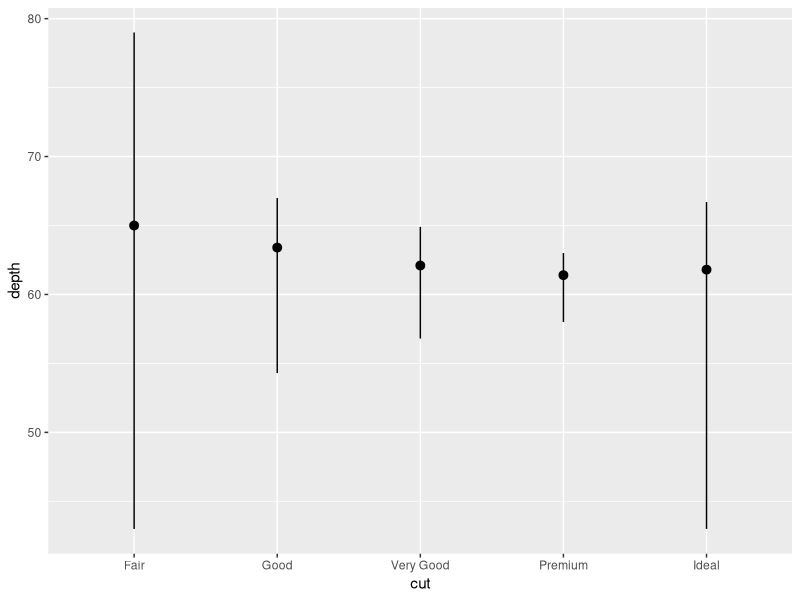
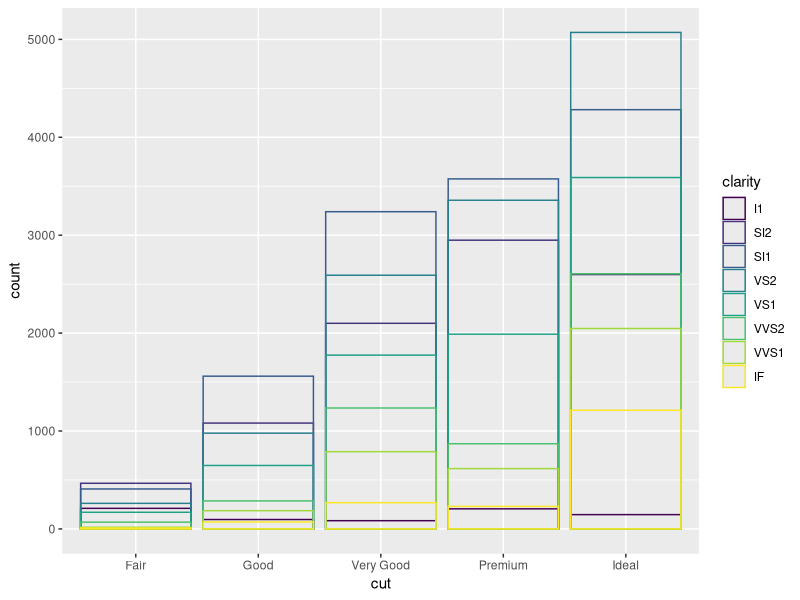
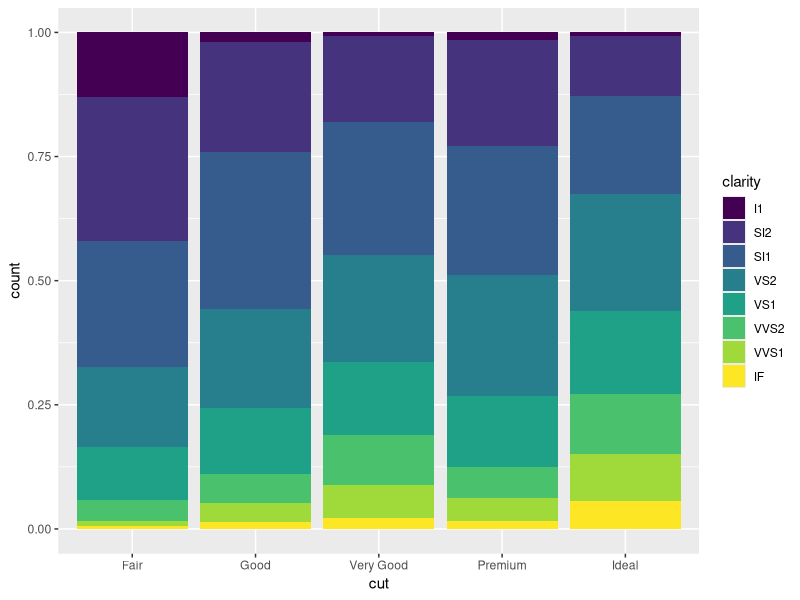
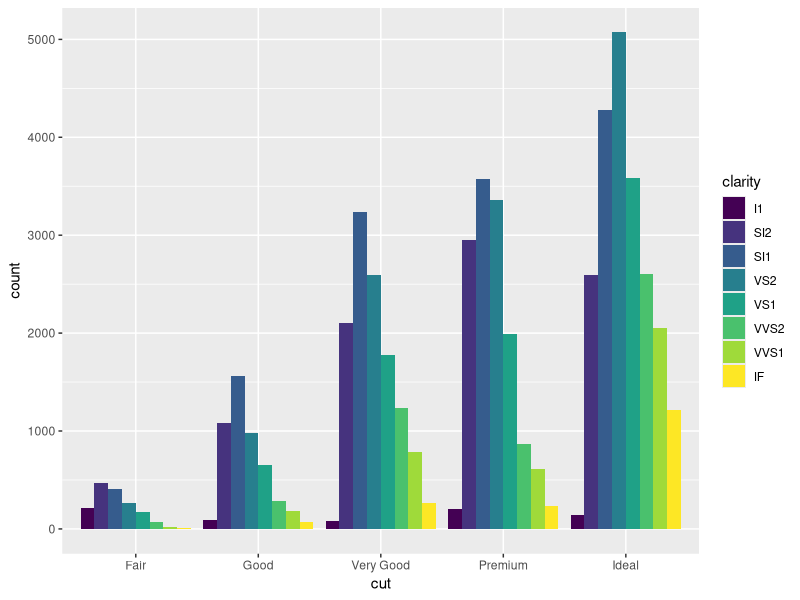
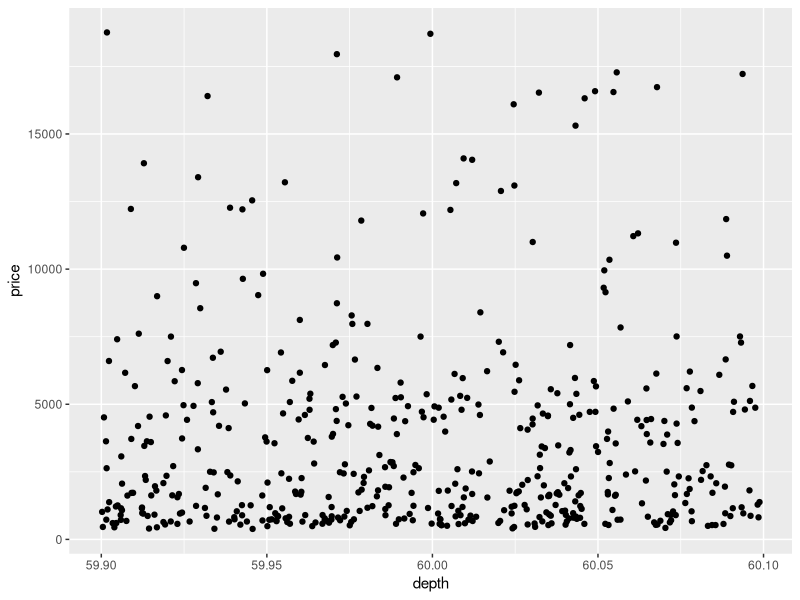
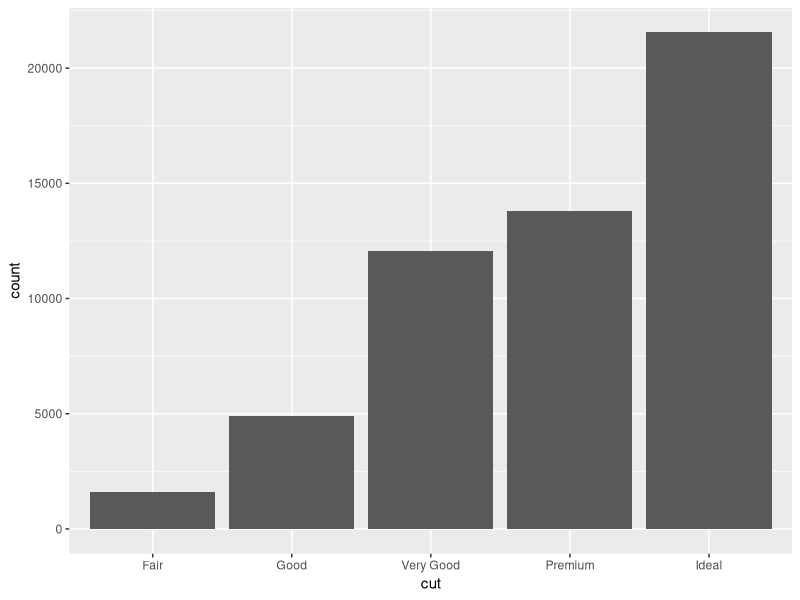
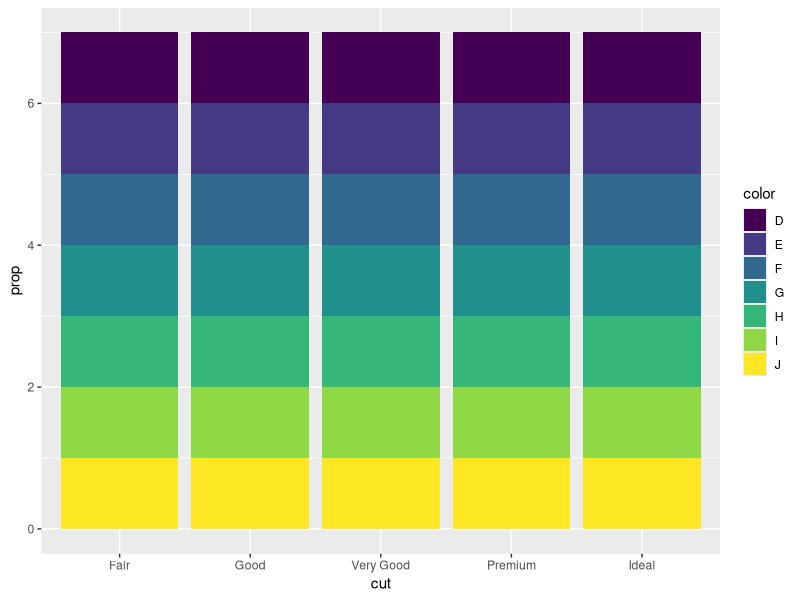
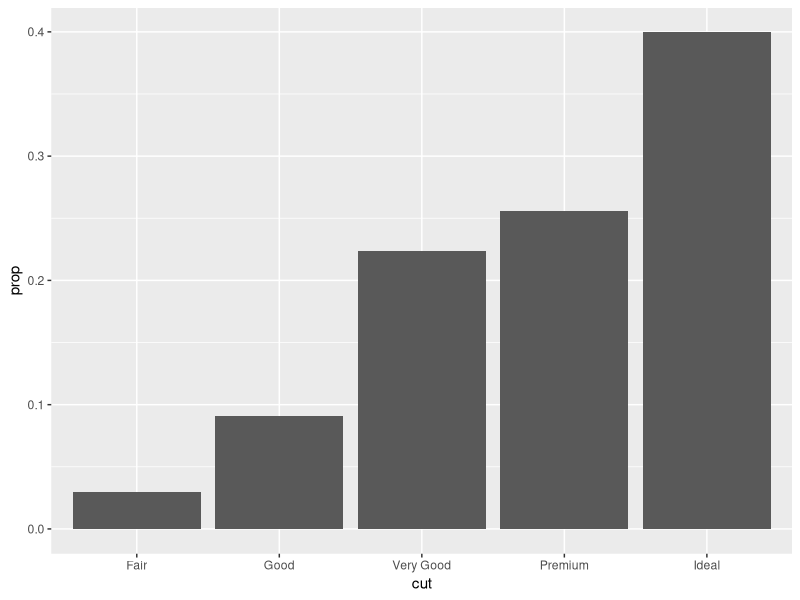

Source code (R) for these figures, in order:
## ---- chunk 1
knitr::opts_chunk$set(echo = TRUE)
require(ggplot2)
require(dplyr)
require(scales)
## ---- chunk 2
ggplot2::diamonds
## ---- chunk 3
ggplot(data = diamonds) +
  stat_summary(
    mapping = aes(x = cut, y = depth),
    fun.ymin = min,
    fun.ymax = max,
    fun.y = median
  )
## ---- chunk 4
# Max value is less than default stack position
ggplot(diamonds, mapping = aes(x = cut)) +
  # geom_bar(mapping = aes(fill = clarity), alpha = 2/5, position = "identity")
  geom_bar(mapping = aes(color = clarity), fill = NA, position = "identity")
## ---- chunk 5
base_plot <- ggplot(diamonds, mapping = aes(x = cut))
base_plot + geom_bar(mapping = aes(fill = clarity), position = "fill")
                                    # Easy for proportions comparing
base_plot + geom_bar(mapping = aes(fill = clarity), position = "dodge")
                                    # Separate overlapping objects
## ---- chunk 6
ggplot(diamonds) +
  # geom_point(mapping = aes(x = depth, y = price))
                                    # Many points around depth of 60 overlapped
  # geom_point(data = filter(diamonds, depth == 60), mapping = aes(x = depth, y = price))
                                    # Still hard to see where the mass of data is
  # geom_point(data = filter(diamonds, depth == 60), mapping = aes(x = depth, y = price), position = "jitter")
                                    # Spreads 511 points out making points receive random noises
  geom_jitter(data = filter(diamonds, depth == 60), mapping = aes(x = depth, y = price), width = 0.1)
                                    # Make the total spread to be 0.2 around 60
cat("Filtered Result Rows:", NROW(filter(diamonds, depth == 60)))
diamonds %>% filter(depth == 60) %>% count(cut)
## ---- chunk 7
(
  ggplot(data = diamonds) +
    geom_bar(mapping = aes(x = cut, y = ..count..))
    # geom_bar(mapping = aes(x = cut))  # Implicit Count Computing
    # Error: binwidth is not supported in bar_graph ↓
    # geom_bar(mapping = aes(x = cut), binwidth = 30)
    # stat_count(mapping = aes(x = cut))       # count transformation under the hood
)
## ---- chunk 8
(
  ggplot(diamonds) +
    # geom_bar(mapping = aes(x = cut, y = ..prop..))
    # Groupwise Proportion will make it work on default grouping strategy
    # which is grouped by color variable, in this data case
    geom_bar(mapping = aes(x = cut, y = ..prop.., fill = color))
    # Test if the color variable used as group definition
)
(
  ggplot(diamonds) +
    # disable all grouping strategy, makes ggplot take
    # the whole dataset as one group
    geom_bar(mapping = aes(x = cut, y = ..prop.., group = 1))
)
## ---- chunk 9
(
  ggplot(diamonds) +
    # geom_bar(mapping = aes(x = cut, y = ..count.., fill = clarity), position = "stack")
    geom_bar(mapping = aes(x = cut, y = ..count.., fill = clarity))
    # stack is default position in geom_bar function
)
(
  ggplot(diamonds) +
    geom_bar(mapping = aes(x = cut, y = ..prop.., fill = clarity, group = 1), position = "stack")
    # position does not work in proportion plot
)
## ---- chunk 10
ggplot(diamonds) +
  geom_bar(mapping = aes(x = cut, color = cut)) # Color a bar chart
ggplot(diamonds) +
  geom_bar(mapping = aes(x = cut, fill = cut))  # Fill a bar chart
## ---- chunk 11
(demo_small_table <- tibble::tribble(
  ~cut,         ~freq,
  "Fair",       1000,      # Key in a table should be unique for `identity stat`
  "Good",       2000,
  "Very Good",  3000,
  "Premium",    4000,
  "Ideal",      5000
))
ggplot(data = demo_small_table) +
  geom_bar(mapping = aes(x = cut, y = freq), stat = "identity")
## ---- chunk 12
ggplot(data = diamonds)+
  geom_histogram(mapping = aes(price, fill = cut), binwidth = 500)
# Get the tabular form data for continuous data
count(diamonds, cut_width(price, width = 500))
## ---- chunk 13
ggplot(diamonds) +
  geom_histogram(aes(x = price, fill = cut), bins = 30)
## ---- chunk 14
ggplot(diamonds) +
  geom_freqpoly(aes(x = price, color = cut), bins = 30)
## ---- chunk 15
ggplot(diamonds) +
  geom_freqpoly(aes(x = price, y = ..density.., color = cut), bins = 30)
## ---- chunk 16
bar <- ggplot(diamonds) +
  geom_bar(
    mapping = aes(x = cut, fill = cut),
    show.legend = FALSE,     # Because x-axis has represented meanings of each bar
    width = 1
  )
bar <- bar + theme(aspect.ratio = 1)   # Set aspect ratio of the panel to the picture
(bar <- bar + labs(x = NULL, y = NULL))
bar + coord_flip()
bar + coord_polar()
## ---- chunk 17
(bar_plot <-
   ggplot(diamonds, mapping = aes(x = "", fill = clarity)) +
   geom_bar(width = 1))
bar_plot + coord_polar(theta = "y")
bar_plot + coord_polar(theta = "x")
## ---- chunk 18
(price_vs_carat <- ggplot(data = diamonds, mapping = aes(x = carat, y = price)) +
  geom_point())
price_vs_carat + 
  scale_x_log10(
    breaks = trans_breaks("log10", function(x)  10 ^ x),
    labels = trans_format("log10", math_format(10 ^ .x))
  ) + 
  scale_y_log10(
    breaks = trans_breaks("log10", function(x)  10 ^ x),
    labels = trans_format("log10", math_format(10 ^ .x))
  ) + geom_smooth(method = "lm")
price_vs_carat + coord_trans(x = "log10", y = "log10")
price_vs_carat + scale_x_log10() + scale_y_log10() + geom_smooth(method = "lm") + coord_polar()
## ---- chunk 19
(beforeZoom <- ggplot(diamonds) +
  geom_histogram(mapping = aes(x = y), binwidth = 0.5))
beforeZoom + coord_cartesian(ylim = c(0, 30))
beforeZoom + coord_cartesian(xlim = c(-2, 4), ylim = c(0, 10))
## ---- chunk 20
diamonds %>%
  filter(y < 3 | y > 20) %>%
  select(price, x, y, z) %>%
  arrange(y)
## ---- chunk 21
diamonds %>%
  mutate(
    y = ifelse(y < 3 | y > 20, NA, y) # Remove the effect from unusual values
  ) %>%
  ggplot() +
  geom_histogram(mapping = aes(x = y), binwidth = 0.5)
